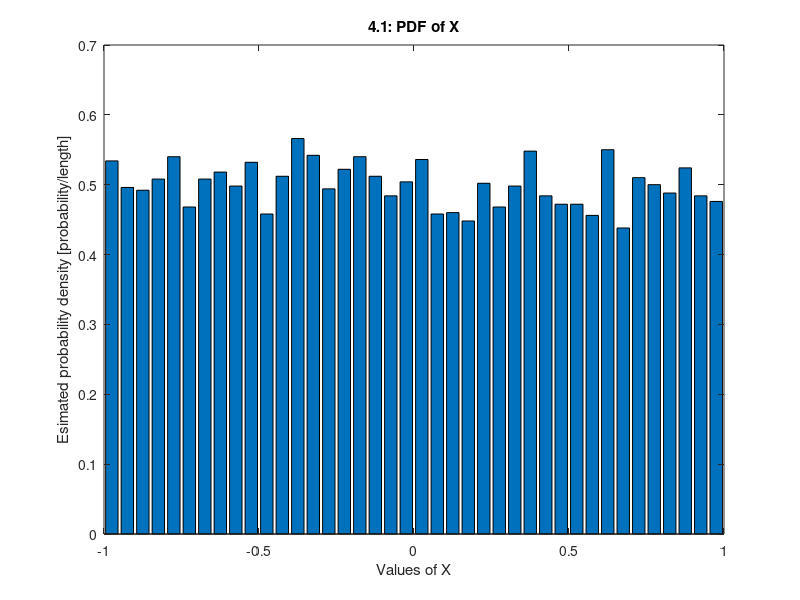
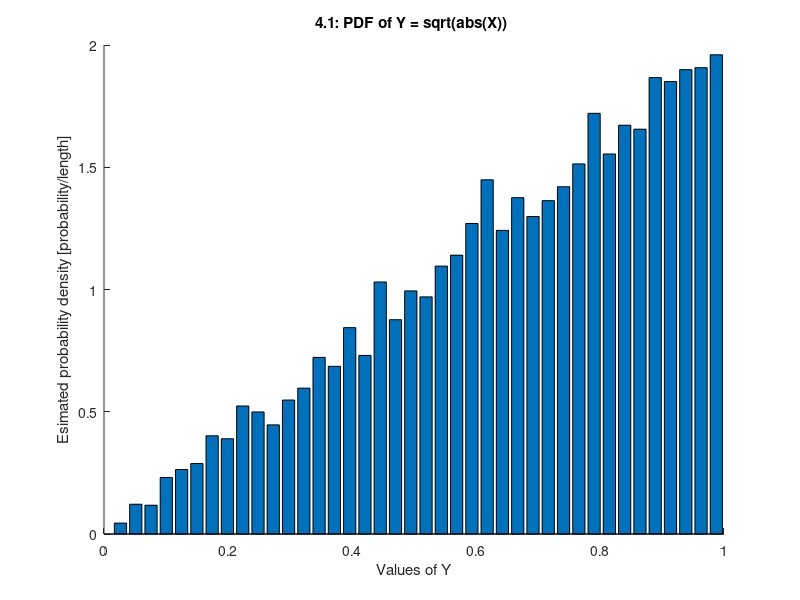
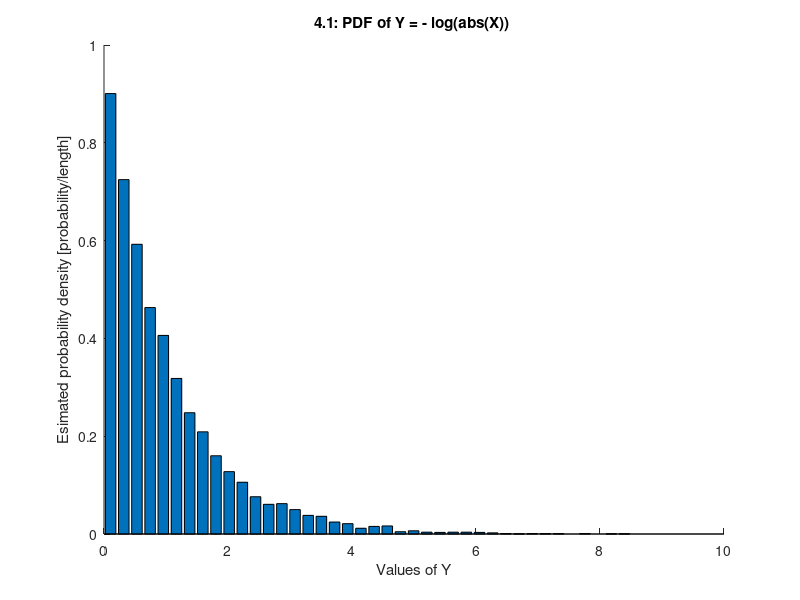
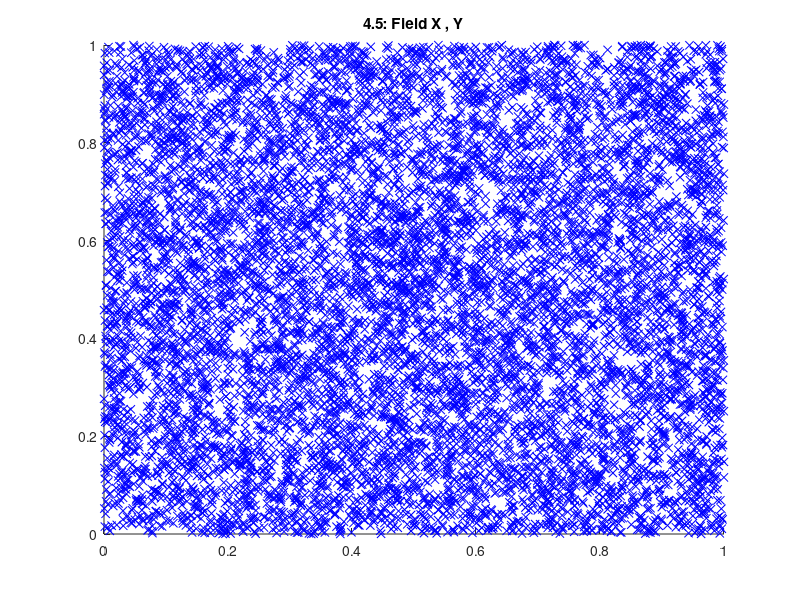

MATLAB code for these plots, in order:
close all;
clear;

trials = 10000;
X = random('uniform', -1, 1, trials, 1);

bins = 40;
[nelements, centers] = hist(X, bins);
bin_length = centers(2) - centers(1);
prob_density_estimate = nelements / trials / bin_length;

figure(1);
bar(centers, prob_density_estimate);
xlabel('Values of X');
ylabel('Esimated probability density [probability/length]');
title('4.1: PDF of X');

Y = sqrt(abs(X));
[nelements, centers] = hist(Y, bins);
bin_length = centers(2) - centers(1);
prob_density_estimate = nelements / trials / bin_length;

figure(2);
hold on;

bar(centers, prob_density_estimate);

xlabel('Values of Y');
ylabel('Esimated probability density [probability/length]');
title('4.1: PDF of Y = sqrt(abs(X)) ');

hold off;

Y= - log(abs(X));
[nelements, centers] = hist(Y, bins);
bin_length = centers(2) - centers(1);
prob_density_estimate = nelements / trials / bin_length;

figure(3);
hold on;

bar(centers, prob_density_estimate);

xlabel('Values of Y');
ylabel('Esimated probability density [probability/length]');
title('4.1: PDF of Y = - log(abs(X)) ');

hold off;

figure(4);
hold on;

point = random('uniform', 0, 1, trials, 2); 
xlim([0 1]);
ylim([0 1]); 
plot(point(:,2), point(:,1), 'xb');
title('4.5: Field X , Y');
hold off;

% Z = abs(point(:,2)-point(:,1));
% ind = 1;
% count = 0;
% xaxis = [-1:.01:3];
% 
% for i = -1:.01:3;
%         cdf_z(ind) = length(find(Z<i));
%         ind = ind + 1;
% end
% 
% 
% subplot(4,1,3);
% plot(xaxis,cdf_z/max(cdf_z));
% subplot(4,1,2);
% [yout, xout] = hist(Z,10);
% area = (xout(2)-xout(1))*sum(yout);
% bar(xout,yout/area);
% title('Distribution of random variable abs[X-Y]');


Z = abs(point(:,2) - point(:,1));
bins = 20;
[nelements, centers] = hist(Z, bins);
normalized_elements = nelements / trials;
new_elements = zeros(1);
height = 0;
for i=1:bins 
   height = height + normalized_elements(i);
   new_elements(i) = height;
end

figure(5);
hold on;

bar(centers,new_elements);
title('4.5 CDF of Z');

hold off;

figure(6);
hold on;
hist(Z);
title('4.5: PDF of Z');
hold off;

figure(7);
hold on;
point = exp(random('uniform', 0, 1, trials, 2)); 
plot(point(:,2), point(:,1), 'xb');
title('4.8: Field X , Y');
hold off;

figure(8);
hold on;
Z = X + Y;
hist(Z);
title('4.8: Histogram Z');
hold off;